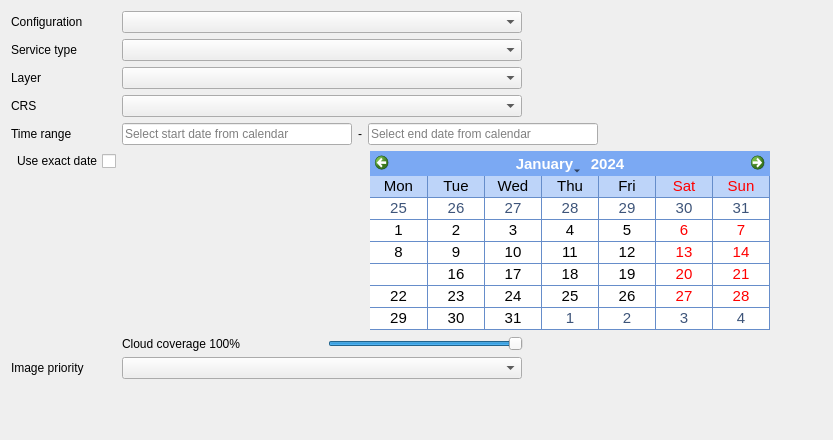
            <widget class="QWidget" name="scrollAreaWidgetContents_2">
             <property name="geometry">
              <rect>
               <x>0</x>
               <y>0</y>
               <width>833</width>
               <height>440</height>
              </rect>
             </property>
             <layout class="QGridLayout" name="gridLayout_4">
              <item row="7" column="0">
               <widget class="QLabel" name="crsLabel">
                <property name="text">
                 <string>CRS</string>
                </property>
               </widget>
              </item>
              <item row="10" column="2">
               <layout class="QHBoxLayout" name="horizontalLayout_6">
                <item>
                 <widget class="QLabel" name="calendarSpacer">
                  <property name="minimumSize">
                   <size>
                    <width>242</width>
                    <height>0</height>
                   </size>
                  </property>
                  <property name="maximumSize">
                   <size>
                    <width>242</width>
                    <height>16777215</height>
                   </size>
                  </property>
                  <property name="text">
                   <string/>
                  </property>
                 </widget>
                </item>
                <item>
                 <widget class="QCalendarWidget" name="calendarWidget">
                  <property name="minimumSize">
                   <size>
                    <width>400</width>
                    <height>0</height>
                   </size>
                  </property>
                  <property name="maximumSize">
                   <size>
                    <width>400</width>
                    <height>200</height>
                   </size>
                  </property>
                  <property name="palette">
                   <palette>
                    <active>
                     <colorrole role="WindowText">
                      <brush brushstyle="SolidPattern">
                       <color alpha="255">
                        <red>0</red>
                        <green>0</green>
                        <blue>0</blue>
                       </color>
                      </brush>
                     </colorrole>
                     <colorrole role="Button">
                      <brush brushstyle="SolidPattern">
                       <color alpha="255">
                        <red>123</red>
                        <green>169</green>
                        <blue>243</blue>
                       </color>
                      </brush>
                     </colorrole>
                     <colorrole role="Light">
                      <brush brushstyle="SolidPattern">
                       <color alpha="255">
                        <red>239</red>
                        <green>245</green>
                        <blue>255</blue>
                       </color>
                      </brush>
                     </colorrole>
                     <colorrole role="Midlight">
                      <brush brushstyle="SolidPattern">
                       <color alpha="255">
                        <red>181</red>
                        <green>207</green>
                        <blue>249</blue>
                       </color>
                      </brush>
                     </colorrole>
                     <colorrole role="Dark">
                      <brush brushstyle="SolidPattern">
                       <color alpha="255">
                        <red>61</red>
                        <green>84</green>
                        <blue>121</blue>
                       </color>
                      </brush>
                     </colorrole>
                     <colorrole role="Mid">
                      <brush brushstyle="SolidPattern">
                       <color alpha="255">
                        <red>82</red>
                        <green>112</green>
                        <blue>162</blue>
                       </color>
                      </brush>
                     </colorrole>
                     <colorrole role="Text">
                      <brush brushstyle="SolidPattern">
                       <color alpha="255">
                        <red>0</red>
                        <green>0</green>
                        <blue>0</blue>
                       </color>
                      </brush>
                     </colorrole>
                     <colorrole role="BrightText">
                      <brush brushstyle="SolidPattern">
                       <color alpha="255">
                        <red>255</red>
                        <green>255</green>
                        <blue>255</blue>
                       </color>
                      </brush>
                     </colorrole>
                     <colorrole role="ButtonText">
                      <brush brushstyle="SolidPattern">
                       <color alpha="255">
                        <red>0</red>
                        <green>0</green>
                        <blue>0</blue>
                       </color>
                      </brush>
                     </colorrole>
                     <colorrole role="Base">
                      <brush brushstyle="SolidPattern">
                       <color alpha="255">
                        <red>255</red>
                        <green>255</green>
                        <blue>255</blue>
                       </color>
                      </brush>
                     </colorrole>
                     <colorrole role="Window">
                      <brush brushstyle="SolidPattern">
                       <color alpha="255">
                        <red>123</red>
                        <green>169</green>
                        <blue>243</blue>
                       </color>
                      </brush>
                     </colorrole>
                     <colorrole role="Shadow">
                      <brush brushstyle="SolidPattern">
                       <color alpha="255">
                        <red>0</red>
                        <green>0</green>
                        <blue>0</blue>
                       </color>
                      </brush>
                     </colorrole>
                     <colorrole role="Highlight">
                      <brush brushstyle="SolidPattern">
                       <color alpha="0">
                        <red>181</red>
                        <green>218</green>
                        <blue>255</blue>
                       </color>
                      </brush>
                     </colorrole>
                     <colorrole role="AlternateBase">
                      <brush brushstyle="SolidPattern">
                       <color alpha="255">
                        <red>189</red>
                        <green>212</green>
                        <blue>249</blue>
                       </color>
                      </brush>
                     </colorrole>
                     <colorrole role="ToolTipBase">
                      <brush brushstyle="SolidPattern">
                       <color alpha="255">
                        <red>255</red>
                        <green>255</green>
                        <blue>220</blue>
                       </color>
                      </brush>
                     </colorrole>
                     <colorrole role="ToolTipText">
                      <brush brushstyle="SolidPattern">
                       <color alpha="255">
                        <red>0</red>
                        <green>0</green>
                        <blue>0</blue>
                       </color>
                      </brush>
                     </colorrole>
                     <colorrole role="PlaceholderText">
                      <brush brushstyle="NoBrush">
                       <color alpha="128">
                        <red>0</red>
                        <green>0</green>
                        <blue>0</blue>
                       </color>
                      </brush>
                     </colorrole>
                    </active>
                    <inactive>
                     <colorrole role="WindowText">
                      <brush brushstyle="SolidPattern">
                       <color alpha="255">
                        <red>0</red>
                        <green>0</green>
                        <blue>0</blue>
                       </color>
                      </brush>
                     </colorrole>
                     <colorrole role="Button">
                      <brush brushstyle="SolidPattern">
                       <color alpha="255">
                        <red>123</red>
                        <green>169</green>
                        <blue>243</blue>
                       </color>
                      </brush>
                     </colorrole>
                     <colorrole role="Light">
                      <brush brushstyle="SolidPattern">
                       <color alpha="255">
                        <red>239</red>
                        <green>245</green>
                        <blue>255</blue>
                       </color>
                      </brush>
                     </colorrole>
                     <colorrole role="Midlight">
                      <brush brushstyle="SolidPattern">
                       <color alpha="255">
                        <red>181</red>
                        <green>207</green>
                        <blue>249</blue>
                       </color>
                      </brush>
                     </colorrole>
                     <colorrole role="Dark">
                      <brush brushstyle="SolidPattern">
                       <color alpha="255">
                        <red>61</red>
                        <green>84</green>
                        <blue>121</blue>
                       </color>
                      </brush>
                     </colorrole>
                     <colorrole role="Mid">
                      <brush brushstyle="SolidPattern">
                       <color alpha="255">
                        <red>82</red>
                        <green>112</green>
                        <blue>162</blue>
                       </color>
                      </brush>
                     </colorrole>
                     <colorrole role="Text">
                      <brush brushstyle="SolidPattern">
                       <color alpha="255">
                        <red>0</red>
                        <green>0</green>
                        <blue>0</blue>
                       </color>
                      </brush>
                     </colorrole>
                     <colorrole role="BrightText">
                      <brush brushstyle="SolidPattern">
                       <color alpha="255">
                        <red>255</red>
                        <green>255</green>
                        <blue>255</blue>
                       </color>
                      </brush>
                     </colorrole>
                     <colorrole role="ButtonText">
                      <brush brushstyle="SolidPattern">
                       <color alpha="255">
                        <red>0</red>
                        <green>0</green>
                        <blue>0</blue>
                       </color>
                      </brush>
                     </colorrole>
                     <colorrole role="Base">
                      <brush brushstyle="SolidPattern">
                       <color alpha="255">
                        <red>255</red>
                        <green>255</green>
                        <blue>255</blue>
                       </color>
                      </brush>
                     </colorrole>
                     <colorrole role="Window">
                      <brush brushstyle="SolidPattern">
                       <color alpha="255">
                        <red>123</red>
                        <green>169</green>
                        <blue>243</blue>
                       </color>
                      </brush>
                     </colorrole>
                     <colorrole role="Shadow">
                      <brush brushstyle="SolidPattern">
                       <color alpha="255">
                        <red>0</red>
                        <green>0</green>
                        <blue>0</blue>
                       </color>
                      </brush>
                     </colorrole>
                     <colorrole role="Highlight">
                      <brush brushstyle="SolidPattern">
                       <color alpha="0">
                        <red>181</red>
                        <green>218</green>
                        <blue>255</blue>
                       </color>
                      </brush>
                     </colorrole>
                     <colorrole role="AlternateBase">
                      <brush brushstyle="SolidPattern">
                       <color alpha="255">
                        <red>189</red>
                        <green>212</green>
                        <blue>249</blue>
                       </color>
                      </brush>
                     </colorrole>
                     <colorrole role="ToolTipBase">
                      <brush brushstyle="SolidPattern">
                       <color alpha="255">
                        <red>255</red>
                        <green>255</green>
                        <blue>220</blue>
                       </color>
                      </brush>
                     </colorrole>
                     <colorrole role="ToolTipText">
                      <brush brushstyle="SolidPattern">
                       <color alpha="255">
                        <red>0</red>
                        <green>0</green>
                        <blue>0</blue>
                       </color>
                      </brush>
                     </colorrole>
                     <colorrole role="PlaceholderText">
                      <brush brushstyle="NoBrush">
                       <color alpha="128">
                        <red>0</red>
                        <green>0</green>
                        <blue>0</blue>
                       </color>
                      </brush>
                     </colorrole>
                    </inactive>
                    <disabled>
                     <colorrole role="WindowText">
                      <brush brushstyle="SolidPattern">
                       <color alpha="255">
                        <red>61</red>
                        <green>84</green>
                        <blue>121</blue>
                       </color>
                      </brush>
                     </colorrole>
                     <colorrole role="Button">
                      <brush brushstyle="SolidPattern">
                       <color alpha="255">
                        <red>123</red>
                        <green>169</green>
                        <blue>243</blue>
                       </color>
                      </brush>
                     </colorrole>
                     <colorrole role="Light">
                      <brush brushstyle="SolidPattern">
                       <color alpha="255">
                        <red>239</red>
                        <green>245</green>
                        <blue>255</blue>
                       </color>
                      </brush>
                     </colorrole>
                     <colorrole role="Midlight">
                      <brush brushstyle="SolidPattern">
                       <color alpha="255">
                        <red>181</red>
                        <green>207</green>
                        <blue>249</blue>
                       </color>
                      </brush>
                     </colorrole>
                     <colorrole role="Dark">
                      <brush brushstyle="SolidPattern">
                       <color alpha="255">
                        <red>61</red>
                        <green>84</green>
                        <blue>121</blue>
                       </color>
                      </brush>
                     </colorrole>
                     <colorrole role="Mid">
                      <brush brushstyle="SolidPattern">
                       <color alpha="255">
                        <red>82</red>
                        <green>112</green>
                        <blue>162</blue>
                       </color>
                      </brush>
                     </colorrole>
                     <colorrole role="Text">
                      <brush brushstyle="SolidPattern">
                       <color alpha="255">
                        <red>61</red>
                        <green>84</green>
                        <blue>121</blue>
                       </color>
                      </brush>
                     </colorrole>
                     <colorrole role="BrightText">
                      <brush brushstyle="SolidPattern">
                       <color alpha="255">
                        <red>255</red>
                        <green>255</green>
                        <blue>255</blue>
                       </color>
                      </brush>
                     </colorrole>
                     <colorrole role="ButtonText">
                      <brush brushstyle="SolidPattern">
                       <color alpha="255">
                        <red>61</red>
                        <green>84</green>
                        <blue>121</blue>
                       </color>
                      </brush>
                     </colorrole>
                     <colorrole role="Base">
                      <brush brushstyle="SolidPattern">
                       <color alpha="255">
                        <red>123</red>
                        <green>169</green>
                        <blue>243</blue>
                       </color>
                      </brush>
                     </colorrole>
                     <colorrole role="Window">
                      <brush brushstyle="SolidPattern">
                       <color alpha="255">
                        <red>123</red>
                        <green>169</green>
                        <blue>243</blue>
                       </color>
                      </brush>
                     </colorrole>
                     <colorrole role="Shadow">
                      <brush brushstyle="SolidPattern">
                       <color alpha="255">
                        <red>0</red>
                        <green>0</green>
                        <blue>0</blue>
                       </color>
                      </brush>
                     </colorrole>
                     <colorrole role="Highlight">
                      <brush brushstyle="SolidPattern">
                       <color alpha="255">
                        <red>212</red>
                        <green>212</green>
                        <blue>212</blue>
                       </color>
                      </brush>
                     </colorrole>
                     <colorrole role="AlternateBase">
                      <brush brushstyle="SolidPattern">
                       <color alpha="255">
                        <red>123</red>
                        <green>169</green>
                        <blue>243</blue>
                       </color>
                      </brush>
                     </colorrole>
                     <colorrole role="ToolTipBase">
                      <brush brushstyle="SolidPattern">
                       <color alpha="255">
                        <red>255</red>
                        <green>255</green>
                        <blue>220</blue>
                       </color>
                      </brush>
                     </colorrole>
                     <colorrole role="ToolTipText">
                      <brush brushstyle="SolidPattern">
                       <color alpha="255">
                        <red>0</red>
                        <green>0</green>
                        <blue>0</blue>
                       </color>
                      </brush>
                     </colorrole>
                     <colorrole role="PlaceholderText">
                      <brush brushstyle="NoBrush">
                       <color alpha="128">
                        <red>0</red>
                        <green>0</green>
                        <blue>0</blue>
                       </color>
                      </brush>
                     </colorrole>
                    </disabled>
                   </palette>
                  </property>
                  <property name="font">
                   <font>
                    <pointsize>11</pointsize>
                   </font>
                  </property>
                  <property name="cursor">
                   <cursorShape>ArrowCursor</cursorShape>
                  </property>
                  <property name="focusPolicy">
                   <enum>Qt::StrongFocus</enum>
                  </property>
                  <property name="layoutDirection">
                   <enum>Qt::LeftToRight</enum>
                  </property>
                  <property name="autoFillBackground">
                   <bool>true</bool>
                  </property>
                  <property name="inputMethodHints">
                   <set>Qt::ImhNone</set>
                  </property>
                  <property name="minimumDate">
                   <date>
                    <year>1979</year>
                    <month>1</month>
                    <day>1</day>
                   </date>
                  </property>
                  <property name="gridVisible">
                   <bool>true</bool>
                  </property>
                  <property name="selectionMode">
                   <enum>QCalendarWidget::SingleSelection</enum>
                  </property>
                  <property name="horizontalHeaderFormat">
                   <enum>QCalendarWidget::ShortDayNames</enum>
                  </property>
                  <property name="verticalHeaderFormat">
                   <enum>QCalendarWidget::NoVerticalHeader</enum>
                  </property>
                  <property name="navigationBarVisible">
                   <bool>true</bool>
                  </property>
                  <property name="dateEditEnabled">
                   <bool>true</bool>
                  </property>
                 </widget>
                </item>
                <item>
                 <spacer name="horizontalSpacer_2">
                  <property name="orientation">
                   <enum>Qt::Horizontal</enum>
                  </property>
                  <property name="sizeHint" stdset="0">
                   <size>
                    <width>40</width>
                    <height>0</height>
                   </size>
                  </property>
                 </spacer>
                </item>
               </layout>
              </item>
              <item row="13" column="2">
               <spacer name="verticalSpacer">
                <property name="orientation">
                 <enum>Qt::Vertical</enum>
                </property>
                <property name="sizeHint" stdset="0">
                 <size>
                  <width>20</width>
                  <height>40</height>
                 </size>
                </property>
               </spacer>
              </item>
              <item row="6" column="0">
               <widget class="QLabel" name="layerLabel">
                <property name="text">
                 <string>Layer</string>
                </property>
               </widget>
              </item>
              <item row="12" column="0">
               <widget class="QLabel" name="priorityLabel">
                <property name="text">
                 <string>Image priority</string>
                </property>
               </widget>
              </item>
              <item row="12" column="2">
               <widget class="QComboBox" name="priorityComboBox">
                <property name="minimumSize">
                 <size>
                  <width>400</width>
                  <height>0</height>
                 </size>
                </property>
                <property name="maximumSize">
                 <size>
                  <width>400</width>
                  <height>16777215</height>
                 </size>
                </property>
               </widget>
              </item>
              <item row="7" column="2">
               <widget class="QComboBox" name="crsComboBox">
                <property name="minimumSize">
                 <size>
                  <width>400</width>
                  <height>0</height>
                 </size>
                </property>
                <property name="maximumSize">
                 <size>
                  <width>400</width>
                  <height>16777215</height>
                 </size>
                </property>
               </widget>
              </item>
              <item row="11" column="2">
               <layout class="QHBoxLayout" name="horizontalLayout_3">
                <item>
                 <widget class="QLabel" name="maxccLabel">
                  <property name="minimumSize">
                   <size>
                    <width>200</width>
                    <height>0</height>
                   </size>
                  </property>
                  <property name="maximumSize">
                   <size>
                    <width>200</width>
                    <height>16777215</height>
                   </size>
                  </property>
                  <property name="text">
                   <string>Cloud coverage 100%</string>
                  </property>
                  <property name="indent">
                   <number>-1</number>
                  </property>
                 </widget>
                </item>
                <item>
                 <widget class="QSlider" name="maxccSlider">
                  <property name="minimumSize">
                   <size>
                    <width>195</width>
                    <height>0</height>
                   </size>
                  </property>
                  <property name="maximumSize">
                   <size>
                    <width>195</width>
                    <height>16777215</height>
                   </size>
                  </property>
                  <property name="maximum">
                   <number>100</number>
                  </property>
                  <property name="value">
                   <number>100</number>
                  </property>
                  <property name="sliderPosition">
                   <number>100</number>
                  </property>
                  <property name="orientation">
                   <enum>Qt::Horizontal</enum>
                  </property>
                 </widget>
                </item>
                <item>
                 <spacer name="maxccSpacer">
                  <property name="orientation">
                   <enum>Qt::Horizontal</enum>
                  </property>
                  <property name="sizeHint" stdset="0">
                   <size>
                    <width>40</width>
                    <height>0</height>
                   </size>
                  </property>
                 </spacer>
                </item>
               </layout>
              </item>
              <item row="9" column="2">
               <layout class="QHBoxLayout" name="horizontalLayout">
                <item>
                 <widget class="QLineEdit" name="startTimeLineEdit">
                  <property name="minimumSize">
                   <size>
                    <width>230</width>
                    <height>0</height>
                   </size>
                  </property>
                  <property name="maximumSize">
                   <size>
                    <width>230</width>
                    <height>16777215</height>
                   </size>
                  </property>
                  <property name="cursor">
                   <cursorShape>PointingHandCursor</cursorShape>
                  </property>
                  <property name="focusPolicy">
                   <enum>Qt::ClickFocus</enum>
                  </property>
                  <property name="text">
                   <string/>
                  </property>
                  <property name="readOnly">
                   <bool>false</bool>
                  </property>
                  <property name="placeholderText">
                   <string>Select start date from calendar</string>
                  </property>
                 </widget>
                </item>
                <item>
                 <widget class="QLabel" name="timeLabel">
                  <property name="text">
                   <string>-</string>
                  </property>
                 </widget>
                </item>
                <item>
                 <widget class="QLineEdit" name="endTimeLineEdit">
                  <property name="minimumSize">
                   <size>
                    <width>230</width>
                    <height>0</height>
                   </size>
                  </property>
                  <property name="maximumSize">
                   <size>
                    <width>230</width>
                    <height>25</height>
                   </size>
                  </property>
                  <property name="cursor">
                   <cursorShape>PointingHandCursor</cursorShape>
                  </property>
                  <property name="focusPolicy">
                   <enum>Qt::ClickFocus</enum>
                  </property>
                  <property name="inputMask">
                   <string/>
                  </property>
                  <property name="text">
                   <string/>
                  </property>
                  <property name="readOnly">
                   <bool>false</bool>
                  </property>
                  <property name="placeholderText">
                   <string>Select end date from calendar</string>
                  </property>
                 </widget>
                </item>
                <item>
                 <spacer name="horizontalSpacer">
                  <property name="orientation">
                   <enum>Qt::Horizontal</enum>
                  </property>
                  <property name="sizeHint" stdset="0">
                   <size>
                    <width>40</width>
                    <height>0</height>
                   </size>
                  </property>
                 </spacer>
                </item>
               </layout>
              </item>
              <item row="5" column="2">
               <widget class="QComboBox" name="serviceTypeComboBox">
                <property name="minimumSize">
                 <size>
                  <width>400</width>
                  <height>0</height>
                 </size>
                </property>
                <property name="maximumSize">
                 <size>
                  <width>400</width>
                  <height>16777215</height>
                 </size>
                </property>
                <property name="editable">
                 <bool>false</bool>
                </property>
               </widget>
              </item>
              <item row="9" column="0">
               <widget class="QLabel" name="timeRangeLabel">
                <property name="text">
                 <string>Time range</string>
                </property>
               </widget>
              </item>
              <item row="10" column="0">
               <layout class="QVBoxLayout" name="verticalCalendarLayout">
                <item>
                 <layout class="QHBoxLayout" name="horizontalLayout_4">
                  <item>
                   <widget class="QCheckBox" name="exactDateCheckBox">
                    <property name="layoutDirection">
                     <enum>Qt::RightToLeft</enum>
                    </property>
                    <property name="text">
                     <string>Use exact date</string>
                    </property>
                   </widget>
                  </item>
                 </layout>
                </item>
                <item>
                 <spacer name="verticalCalendarSpacer">
                  <property name="orientation">
                   <enum>Qt::Vertical</enum>
                  </property>
                  <property name="sizeHint" stdset="0">
                   <size>
                    <width>20</width>
                    <height>40</height>
                   </size>
                  </property>
                 </spacer>
                </item>
               </layout>
              </item>
              <item row="5" column="0">
               <widget class="QLabel" name="serviceTypeLabel">
                <property name="text">
                 <string>Service type</string>
                </property>
               </widget>
              </item>
              <item row="6" column="2">
               <widget class="QComboBox" name="layersComboBox">
                <property name="minimumSize">
                 <size>
                  <width>400</width>
                  <height>0</height>
                 </size>
                </property>
                <property name="maximumSize">
                 <size>
                  <width>400</width>
                  <height>16777215</height>
                 </size>
                </property>
               </widget>
              </item>
              <item row="4" column="2">
               <widget class="QComboBox" name="configurationComboBox">
                <property name="minimumSize">
                 <size>
                  <width>400</width>
                  <height>0</height>
                 </size>
                </property>
                <property name="maximumSize">
                 <size>
                  <width>400</width>
                  <height>16777215</height>
                 </size>
                </property>
               </widget>
              </item>
              <item row="4" column="0">
               <widget class="QLabel" name="configurationLabel">
                <property name="text">
                 <string>Configuration</string>
                </property>
               </widget>
              </item>
             </layout>
            </widget>
